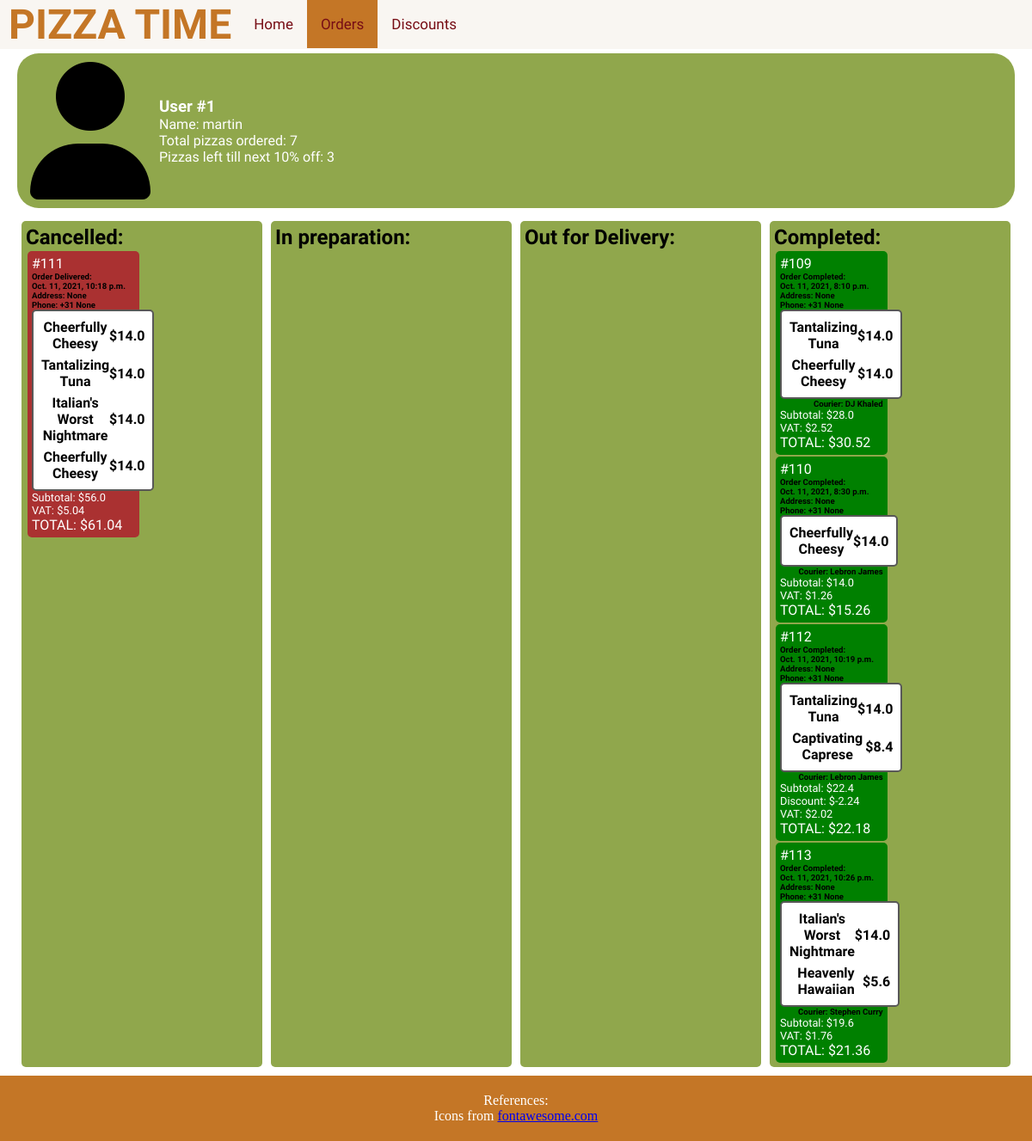
The page /orders (signed in) on the database as committed earlier.
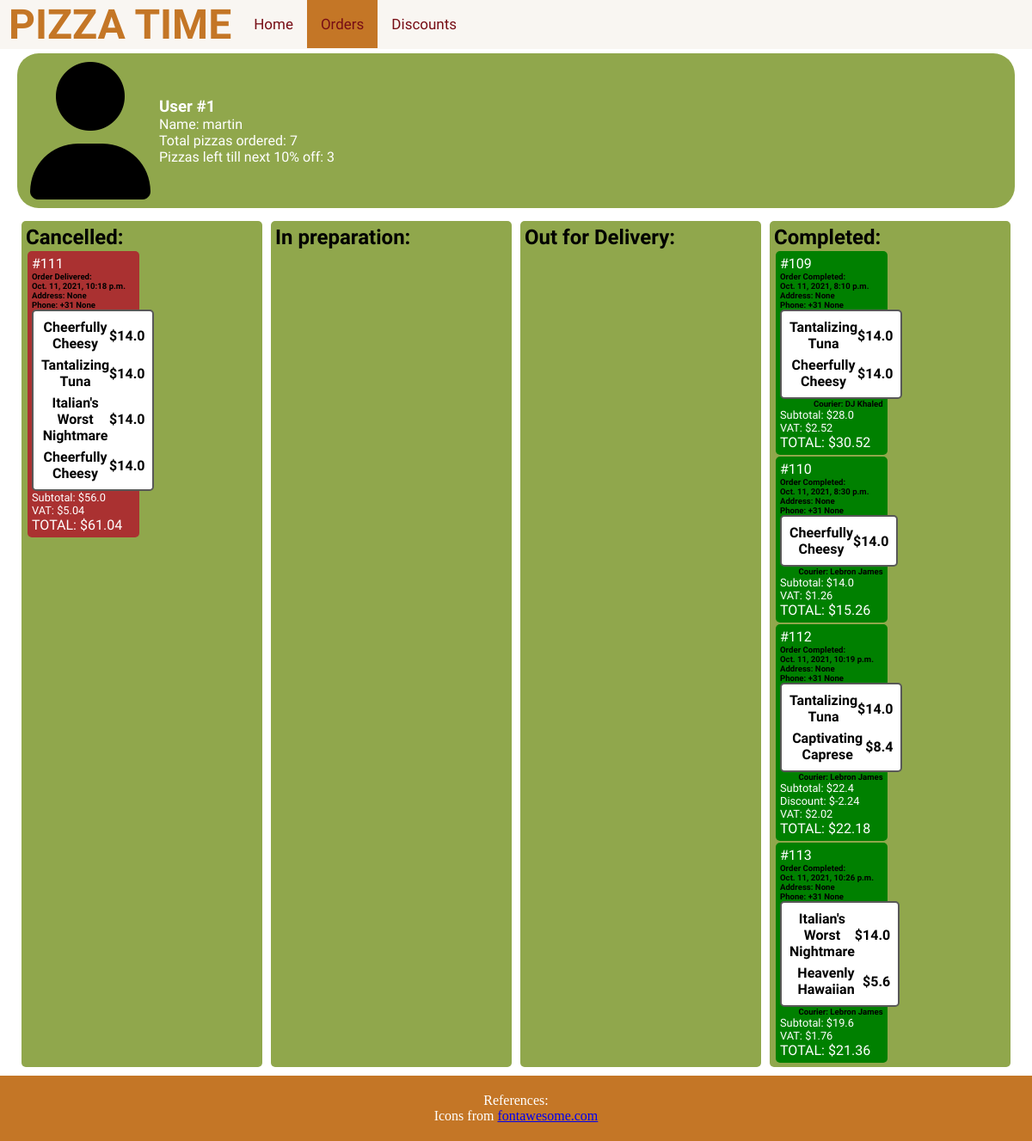
The same page on the database as committed later.
### pizzas/models.py (models this page shows, shortened)
class User(AbstractBaseUser, PermissionsMixin):
    email = models.EmailField(_('email address'), unique=True)
    name = models.CharField(max_length=100)
    password = models.CharField(max_length=100)
    area_code = models.CharField(max_length=100, default='1')
    types = [('1', 'customer'),('2', 'employee'), ('3', 'delivery person')]
    type =models.CharField(max_length=100,choices=types, default='1')
    USERNAME_FIELD = 'email'
    REQUIRED_FIELDS = ['name', 'area_code']
    objects = CustomAccountManager()
    is_staff = models.BooleanField(default=False)
    is_active = models.BooleanField(default=False)
    @property
    def pizza_count(self):
        count = 0
        orders = Order.objects.filter(user = self, status = '4')
        for order in orders:
            count += len(order.dishes.all())
        return count
    @property
    def pizzas_left(self):
        pizza_count = self.pizza_count%10
        if 10-pizza_count < 0:
            return 0
        return 10-pizza_count

class Order(models.Model):
    user = models.ForeignKey(User, on_delete=models.CASCADE)
    status_choices = [('1','incomplete'),('2','in preparation'), ('3','on the way'), ('4','completed'), ('5','cancelled')]
    delivery_person = models.ForeignKey(Delivery_Person, on_delete=models.CASCADE, null =True, blank=True)
    status = models.CharField(max_length=100,choices=status_choices,default='1')
    dishes = models.ManyToManyField(Dish, through='Order_Item', through_fields=('order', 'dish'))
    drinks_desserts = models.ManyToManyField(Drink_Dessert, through='Drink_Dessert_Item', through_fields=('order', 'drink_dessert'))
    date_created = models.DateTimeField(null = True, default= None)
    postal_code = models.ForeignKey(Area, default=None, null=True, on_delete=models.CASCADE)
    date_picked_up = models.DateTimeField(null=True, default=None, blank=True)
    date_completed = models.DateTimeField(null=True, default=None, blank=True)
    address = models.CharField(max_length=100,null=True, default=None, blank=True)
    phone = models.CharField(max_length=100,null=True, default=None, blank=True)
    @property
    def vat(self):
        return round(0.09*self.price,2)
    @property
    def total(self):
        total = self.price
        if self.discounted:
            total = total*0.9
        return round(total + self.vat, 2)
    @property
    def discount(self):
        return round(0.1*self.price,2)
    @property
    def price(self):
        total = 0
        for dish in self.dishes.all():
            total += dish.price
        for drink_dessert in self.drinks_desserts.all():
            total += drink_dessert.price
        return round(total,2)
    @property
    def discounted(self):
        if len(Discount_Code.objects.filter(order=self)) > 0:
            return True
        return False
    @property
    def cancellable(self):
        now = datetime.now()
        return (now.replace(tzinfo=None) - self.date_created.replace(tzinfo=None)).total_seconds() < 300

class Dish(models.Model):
    name = models.CharField(max_length=100)
    ingredients = models.ManyToManyField(Ingredient, through='Dish_Item', through_fields=('dish', 'ingredient'))
    @property
    def price(self):
        total = 0
        for ingredient in self.ingredients.all():
            total += ingredient.price*(Dish_Item.objects.filter(dish = self, ingredient = ingredient)).first().quantity
        return round(total*1.4,2)

class Ingredient(models.Model):
    name = models.CharField(max_length=100)
    price = models.IntegerField(default=0)
    vegetarian = models.BooleanField(default=False)

class Dish_Item(models.Model):
    ingredient = models.ForeignKey(Ingredient, on_delete=models.CASCADE)
    dish = models.ForeignKey(Dish, on_delete=models.CASCADE)
    quantity = models.IntegerField(default=1)

class Delivery_Person(models.Model):
    name = models.CharField(max_length=100, null = True)
    area = models.ForeignKey(Area, on_delete=models.CASCADE, null = True)
    status_choices = [('1', 'no orders'),('2', 'delivering')]
    status = models.CharField(max_length=100, choices = status_choices, default='1')
    def can_pick_up_order(self, order_to_check):
        orders = Order.objects.filter(delivery_person = self, status = '3')
        for order in orders:
            if (order_to_check.date_created.replace(tzinfo=None) - order.date_created.replace(tzinfo=None)).total_seconds() < 60:
                return True
        return False
    @property
    def can_deliver_again(self):
        orders = Order.objects.filter(delivery_person = self, status = '4')
        if len(Order.objects.filter(delivery_person = self, status = '3')) != 0:
            return False
        for order in orders:
            if (datetime.now().replace(tzinfo=None) - order.date_created.replace(tzinfo=None)).total_seconds() < 1800:
                return False
        return True

### pizzas/views.py (the view)
# urls.py: path('orders', views.my_orders, name = 'orders'),
def my_orders(request):
    user = request.user
    orders = Order.objects.filter(user=user)
    now = datetime.now()
    for delivery_person in Delivery_Person.objects.filter(status = '2'):
        if delivery_person.can_deliver_again:
            delivery_person.status = '1'
            delivery_person.save()
    for order in Order.objects.filter(status='2'):
        couriers = get_couriers(order)
        if  len(couriers) > 0 and not order.cancellable:
            order.delivery_person = couriers[0]
            order.status = '3'
            order.date_picked_up = datetime.now()
            courier = couriers[0]
            courier.status = '2'
            courier.save()
            order.save()
    pizza_count = 0
    for order in Order.objects.filter(status='3'):
        if (now.replace(tzinfo=None) - order.date_created.replace(tzinfo=None)).total_seconds() > 900:
            for dish in order.dishes.all():
                pizza_count+=1
            order.status = '4'
            order.date_completed = datetime.now()
            order.save()
    if len(Discount_Code.objects.filter(user = user)) != user.pizza_count//10:
        codes = user.pizza_count//10 - len(Discount_Code.objects.filter(user=user))
        for i in range(codes):
            code = Discount_Code(user=user, string=generate_code())
            code.save()
    context = {
        'user': user,
        'orders_in_progress': Order.objects.filter(status='2'),
        'orders_cancelled': Order.objects.filter(status='5'),
        'orders_delivery': Order.objects.filter(status='3'),
        'orders_completed': Order.objects.filter(status='4'),
        'codes': Discount_Code.objects.filter(user = user, active = True)
    }
    return render(request, 'Orders.html', context)

### pizzas/views.py (called while the page is built)
def get_couriers(order):
    area_code = order.postal_code
    couriers = []
    for delivery_person in Delivery_Person.objects.filter(area = area_code, status = '1'):
        couriers.append(delivery_person)
    for delivery_person in Delivery_Person.objects.filter(area = area_code, status = '2'):
        if delivery_person.can_pick_up_order(order):
            couriers.append(delivery_person)
    return couriers

### pizzas/templates/Orders.html (shortened to what this page needs)
{% load static %}
<html lang="en">
  <head>
    <link rel="stylesheet" href="{% static 'CSS/orderStyle.css' %}" />
  </head>
  <body>
    <div class="topnav">
      <h1 class="title">PIZZA TIME</h1>
      <a href="{%url 'menu'%}">Home</a>
      <a class="active" href="{%url 'orders'%}">Orders</a>
      <a href="{%url 'discounts'%}">Discounts</a>
    </div>
    <div class="container">
        <div class="display">
          <div class="user">
              <span class="icon">
                <i class="fas fa-user"></i>
              </span>
            <div class="info">
                <div id="user">
                    <h3>User #{{user.id}}</h3>
                    <p>Name: {{user.name}}</p>
                    <p>Total pizzas ordered: {{user.pizza_count}}</p>
                    <p>Pizzas left till next 10% off: {{user.pizzas_left}}</p>
                </div>
            </div>
          </div>
          <div class="grid">
                <div class="order">
                    <h2>Cancelled:</h2>
                    {%for order in orders_cancelled%}
                    <div id="cancel">
                        <div class="card cancelled">
                            <p>#{{order.id}}</p>
                            <p class="details">Order Delivered:</p>
                            <p class="details">{{order.date_created}}</p>
                            <p class="details">Address: {{order.address}}</p>
                            <p class="details">Phone: +31 {{order.phone}}</p>
                            <table class="insideCart">
                                {%for dish in order.dishes.all%}
                                <div id="cartItem">
                                    <tr>
                                        <th>
                                            <div class="cartItem">
                                                <div class="holdsTwo">
                                                    <p style="margin-bottom: auto; margin-top: auto;">{{dish.name}}</p>
                                                    <p style="margin-bottom: auto; margin-top: auto;">${{dish.price}}</p>
                                                </div>
                                            </div>
                                        </th>
                                    </tr>
                                </div>
                                {%endfor%}
                            </table>
                            <p style="font-size: 0.8rem;">Subtotal: ${{order.price}}</p>
                            <p style="font-size: 0.8rem;">VAT: ${{order.vat}}</p>
                            <p>TOTAL: ${{order.total}}</p>
                        </div>
                    </div>
                    {%endfor%}
                </div>
                <div class="order">
                    <h2>In preparation:</h2>
                </div>
                <div class="order">
                    <h2>Out for Delivery:</h2>
                </div>
              <div class="order">
                    <h2>Completed:</h2>
                    {%for order in orders_completed%}
                    <div id="completed">
                        <div class="card delivery">
                            <p>#{{order.id}}</p>
                            <p class="details">Order Completed:</p>
                            <p class="details">{{order.date_created}}</p>
                            <p class="details">Address: {{order.address}}</p>
                            <p class="details">Phone: +31 {{order.phone}}</p>
                            <table class="insideCart">
                                {%for dish in order.dishes.all%}
                                <div >
                                    <tr>
                                        <th>
                                            <div class="cartItem">
                                                <div class="holdsTwo">
                                                    <p style="margin-bottom: auto; margin-top: auto;">{{dish.name}}</p>
                                                    <p style="margin-bottom: auto; margin-top: auto;">${{dish.price}}</p>
                                                </div>
                                            </div>
                                        </th>
                                    </tr>
                                </div>
                                {%endfor%}
                            </table>
                            <p  style= "text-align: right; " class="details">Courier: {{order.delivery_person.name}} </p>
                            <p style="font-size: 0.8rem;">Subtotal: ${{order.price}}</p>
                            {%if order.discounted%}
                            <p style="font-size: 0.8rem;">Discount: $-{{order.discount}}</p>
                            {%endif%}
                            <p style="font-size: 0.8rem;">VAT: ${{order.vat}}</p>
                            <p>TOTAL: ${{order.total}}</p>
                        </div>
                    </div>
                    {%endfor%}
                </div>
          </div>
        </div>
    </div>
  </body>
<div class="footer">
      <p>References: </p>
      <div>Icons from <a href="https://fontawesome.com/" title="fontawesome">fontawesome.com</a></div>
    </div>
</html>

### pizzas/static/CSS/orderStyle.css (style rules this page uses)
* { margin: 0; padding: 0; box-sizing: border-box; }
.container { min-height: 80%; }
.footer { margin-top: auto; width: 100%; left: 0%; bottom: 0%; background-color: #c47626; color: white; text-align: center; padding: 20px 0; }
.topnav { background-color: #f9f6f2; overflow: hidden; transition: 100ms; }
.topnav h1 { float: left; color: #c47626; padding-left: 10px; padding-right: 10px; text-align: center; font-size: 3rem; font-family: 'Raleway', sans-serif; }
.topnav a { float: left; color: #770D15; text-align: center; padding: 18px 16px; text-decoration: none; font-size: 17px; transition: 100ms; font-family: 'Inter', sans-serif; font-family: 'Raleway', sans-serif; }
.topnav a.active { background-color: #c47626; color: #770D15; }
.display { display:block; padding: 5px 20px; }
.user { display: flex; background-color: #90A74C; color: black; border-radius: 25px; padding: 5px; margin-bottom: 10px; }
.icon { font-size: 10rem; padding: 5px 10px; }
.info { display: block; color: white; margin-bottom: auto; margin-top: auto; font-family: 'Inter', sans-serif; font-family: 'Raleway', sans-serif; }
.grid { display: flex; }
.order { display: inline-block; background-color: #90A74C; color: black; padding: 5px; border-radius: 5px; width: 25%; margin: 5px; font-family: 'Inter', sans-serif; font-family: 'Raleway', sans-serif; }
.card { display: inline-block; width: 48%; height: fit-content; border-radius: 5px; padding: 5px; margin: 2px auto auto 2px; }
.cancelled { background-color: rgb(170, 49, 49); color: white; }
.delivery { background-color: green; color: white; }
.cartItem { width: 100%; display: flex; border-radius: 4px; font-size: 1rem; padding: 2px 2px; color: #000000; transition: 0.3s; }
.insideCart { background-color: white; padding:5px 5px; border-radius: 5px; border: 2px solid #585857; width: 100%; font-size: 20px; }
.holdsTwo { display: flex; justify-content: space-between; width:100%; margin-bottom: auto; margin-top: auto; }
.details { margin-bottom: auto; margin-top: auto; color: black; font-size: 0.6rem; font-weight: bold; }

Rows that differ between the two databases and show on the page:
changed Order "Oct. 11, 2021, 10:26 p.m.": delivery_person.name "Stephen Curry" → "Lebron James"
